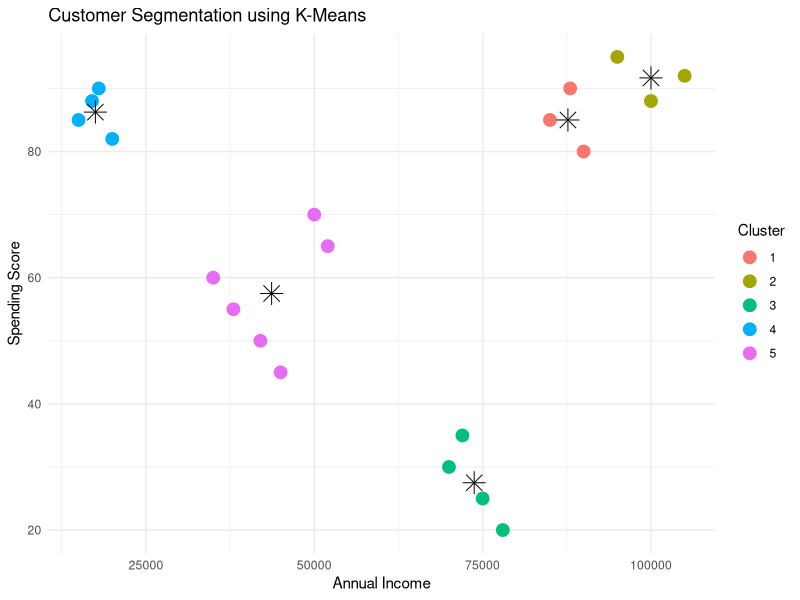

Generate this figure with R:
library(ggplot2)

customers <- data.frame(
  CustomerID = 1:20,
  Age = c(19,21,20,23,31,35,40,42,28,30,
          45,48,50,52,25,27,29,33,38,22),
  Gender = c("Male","Female","Female","Female","Female",
             "Male","Male","Female","Male","Female",
             "Male","Female","Male","Female","Male",
             "Female","Male","Female","Male","Female"),
  AnnualIncome = c(15000,18000,17000,20000,35000,
                   38000,42000,45000,50000,52000,
                   70000,72000,75000,78000,85000,
                   88000,90000,95000,100000,105000),
  SpendingScore = c(85,90,88,82,60,
                    55,50,45,70,65,
                    30,35,25,20,85,
                    90,80,95,88,92)
)

# Select variables for clustering
x <- customers[, c("AnnualIncome", "SpendingScore")]

# K-Means with 5 clusters
set.seed(123)
kmeans_model <- kmeans(x, centers = 5, nstart = 25)

# Add cluster number
customers$Cluster <- as.factor(kmeans_model$cluster)

# Display result
print(customers)

# Cluster centers
print(kmeans_model$centers)

# Plot clusters
ggplot(customers,
       aes(x = AnnualIncome,
           y = SpendingScore,
           color = Cluster)) +
  geom_point(size = 4) +
  geom_point(data = as.data.frame(kmeans_model$centers),
             aes(x = AnnualIncome,
                 y = SpendingScore),
             color = "black",
             size = 5,
             shape = 8) +
  labs(title = "Customer Segmentation using K-Means",
       x = "Annual Income",
       y = "Spending Score") +
  theme_minimal()
